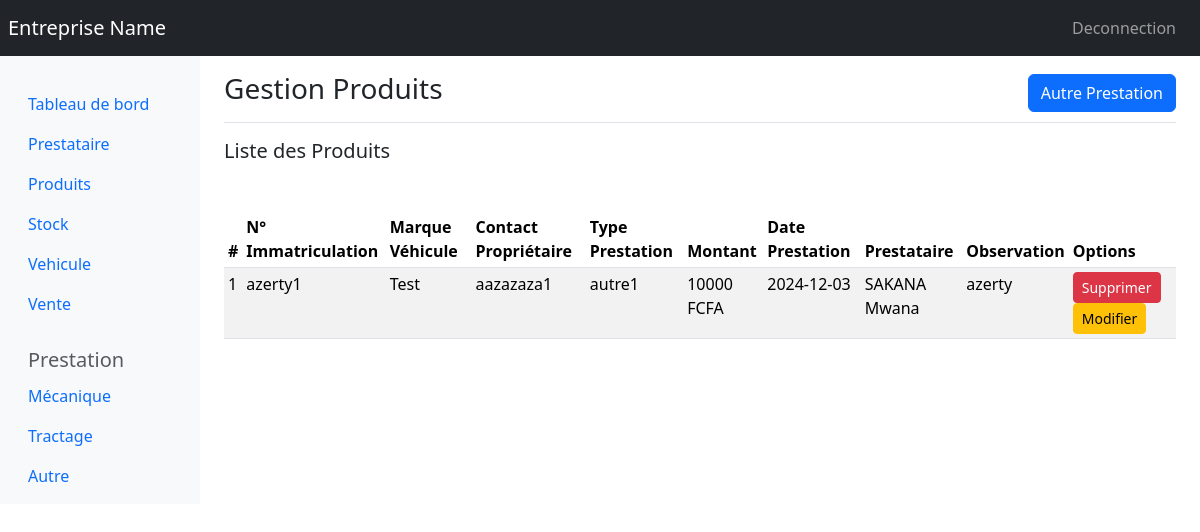
/prestationA.php, run on the app's committed database.
### tables this page shows
CREATE TABLE AutreP (id INTEGER PRIMARY KEY NOT NULL, num_immatriculation TEXT NOT NULL, vehicule INTEGER REFERENCES Vehicule (id) ON DELETE RESTRICT ON UPDATE RESTRICT MATCH "FULL" NOT NULL, contact_proprietaire TEXT NOT NULL, type_prestation TEXT NOT NULL, montant INTEGER NOT NULL, date_entree TEXT NOT NULL, prestataire INTEGER REFERENCES Prestataire (id) ON DELETE RESTRICT ON UPDATE RESTRICT MATCH "FULL" NOT NULL, observation TEXT NOT NULL);

CREATE TABLE Vehicule (id INTEGER PRIMARY KEY AUTOINCREMENT NOT NULL, nom TEXT NOT NULL);

CREATE TABLE Prestataire (id INTEGER PRIMARY KEY AUTOINCREMENT NOT NULL, nom TEXT NOT NULL, prenom TEXT NOT NULL, date_naissance TEXT NOT NULL, telephone TEXT NOT NULL, telephone2 TEXT, poste REAL NOT NULL);

### prestationA.php (the view, shortened to what this page needs)
<?php
include_once('header.php');
$database = dbConnect();
$stmt = $database->prepare("SELECT a.id, a.num_immatriculation, a.vehicule, a.contact_proprietaire, a.type_prestation, a.montant, a.date_entree,
    a.prestataire, a.observation, v.nom AS vehicule_nom, p.nom AS prestataire_nom, p.prenom AS prestataire_prenom FROM AutreP a
    LEFT JOIN vehicule v ON a.vehicule = v.id
    LEFT JOIN prestataire p ON a.prestataire = p.id");
$stmt->execute();
$PAS = $stmt->fetchAll(PDO::FETCH_ASSOC);
?>
<main role="main" class="col-md-9 ml-sm-auto col-lg-10 pt-3 px-4">
    <div class="d-flex justify-content-between flex-wrap flex-md-nowrap align-items-center pb-2 mb-3 border-bottom">
        <h3 class="h3">Gestion Produits</h3>
        <div class="btn-toolbar mb-2 mb-md-0">
            <div class="btn-group mr-2">
                <a href="#" id="addProd" data-bs-toggle="modal" data-bs-target="#exampleModalAdd" class="btn btn-primary">
                    Autre Prestation
                </a>
            </div>
        </div>
    </div>
    <div>
        <h5 class="mb-5">Liste des Produits</h5>
        <div class="table-responsive">
            <table id="productTable" class="table table-striped table-sm">
                <thead>
                    <tr>
                        <th>#</th>
                        <th>N° Immatriculation</th>
                        <th>Marque Véhicule</th>
                        <th>Contact Propriétaire</th>
                        <th>Type Prestation</th>
                        <th>Montant</th>
                        <th>Date Prestation</th>
                        <th>Prestataire</th>
                        <th>Observation</th>
                        <th>Options</th>
                    </tr>
                </thead>
                <tbody>
                    <?php if (!empty($PAS)) {
                        foreach ($PAS as $pa) { ?>
                            <tr>
                                <td><?=htmlspecialchars($pa['id']);?></td>
                                <td><?=htmlspecialchars($pa['num_immatriculation']);?></td>
                                <td><?=htmlspecialchars($pa['vehicule_nom']);?></td>
                                <td><?=htmlspecialchars($pa['contact_proprietaire']);?></td>
                                <td><?=htmlspecialchars($pa['type_prestation']);?></td>
                                <td><?=htmlspecialchars($pa['montant']);?> FCFA</td>
                                <td><?=htmlspecialchars($pa['date_entree']);?></td>
                                <td><?=htmlspecialchars($pa['prestataire_nom']);?> <?=htmlspecialchars($pa['prestataire_prenom']);?></td>
                                <td><?=htmlspecialchars($pa['observation']);?></td>
                                <td>
                                    <a href="prestationA_delete.php?id=<?=htmlspecialchars($pa['id']);?>" class="btn btn-sm btn-danger">Supprimer</a>
                                    <a href="#" class="btn btn-sm btn-warning" data-bs-toggle="modal" data-bs-target="#exampleModalMaj" data-id="<?=$pa['id'];?>" data-num_immatriculation="<?=htmlspecialchars($pa['num_immatriculation']);?>" data-vehicule="<?=htmlspecialchars($pa['vehicule']);?>" data-contact_proprietaire="<?=htmlspecialchars($pa['contact_proprietaire']);?>" data-type_prestation="<?=htmlspecialchars($pa['type_prestation']);?>" data-montant="<?=htmlspecialchars($pa['montant']);?>" data-date_entree="<?=htmlspecialchars($pa['date_entree']);?>" data-prestataire="<?=htmlspecialchars($pa['prestataire']);?>" data-observation="<?=htmlspecialchars($pa['observation']);?>">Modifier</a>
                                </td>
                            </tr>
                        <?php }
                    } ?>
                </tbody>
            </table>
        </div>
    </div>
</main>

### assets/dataTables/css/dataTables.dataTables.css (style rules this page uses)
:root { --dt-row-selected: 13, 110, 253; --dt-row-selected-text: 255, 255, 255; --dt-row-selected-link: 9, 10, 11; --dt-row-stripe: 0, 0, 0; --dt-row-hover: 0, 0, 0; --dt-column-ordering: 0, 0, 0; --dt-html-background: white; }

### data on the page
autrep: id "1", num_immatriculation "azerty1", vehicule.nom "Test", contact_proprietaire "aazazaza1", type_prestation "autre1", montant "10000", date_entree "2024-12-03", prestataire.nom "SAKANA", prestataire.prenom "Mwana", observation "azerty"
